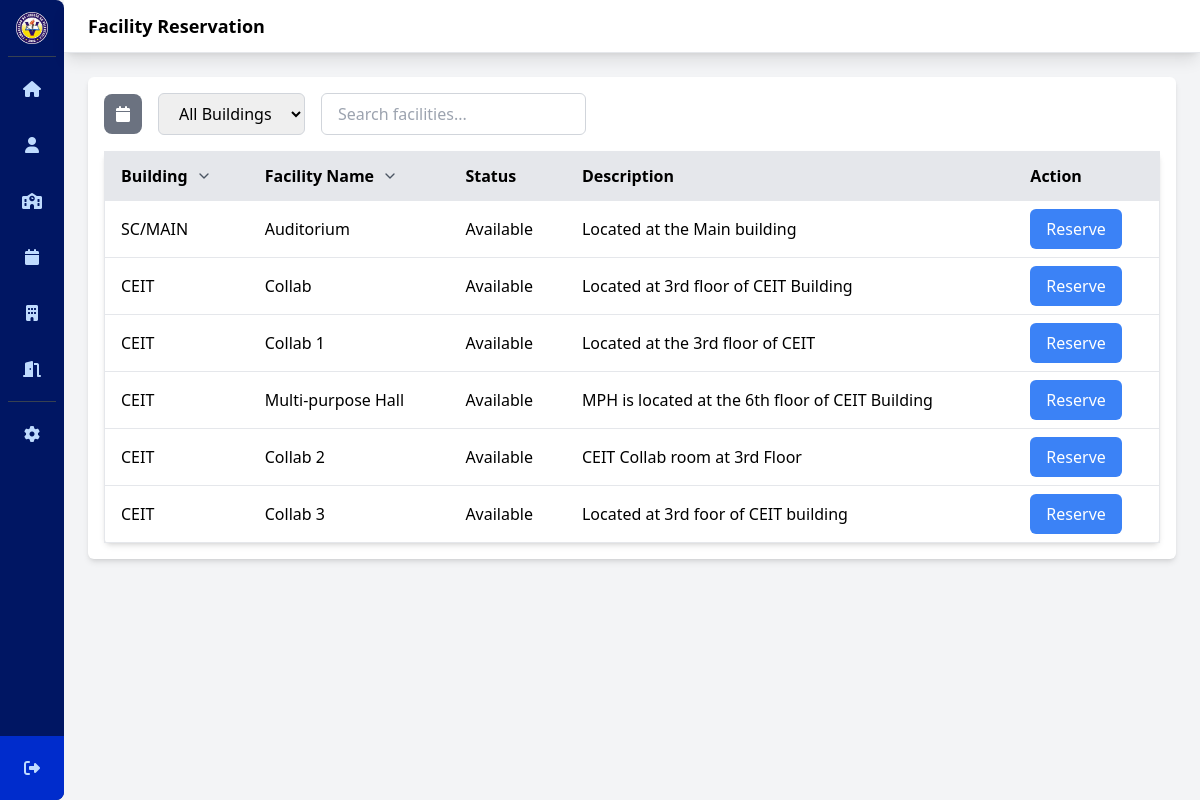
The page /facilityReservation.php (signed in) on the database its author committed.
### tables this page shows
CREATE TABLE `facilities` (
  `id` int(11) NOT NULL,
  `facility_name` varchar(255) NOT NULL,
  `building` varchar(255) DEFAULT NULL,
  `status` varchar(255) DEFAULT NULL,
  `descri` varchar(255) DEFAULT NULL
);

### facilityReservation.php (the view, shortened to what this page needs)
<?php
    include_once 'database/config.php';
    $facility_sql = "SELECT * FROM facilities where status = 'Available'";
    $facility_result = $conn->query($facility_sql);
?>
    <!DOCTYPE html>
    <html lang="en">
    <head>
        <link rel="stylesheet" href="css/style.css">
</head>
<body>
    <div class="flex h-screen bg-gray-100">
        <div id="sidebar-container">
            <?php include 'sidebar.php'; ?>
        </div>
        <div class="flex flex-col flex-1">
            <header class="bg-white shadow-lg">
                <div class="flex items-center justify-between px-6 py-3 border-b">
                    <h2 class="text-lg font-semibold">Facility Reservation</h2>
                </div>
            </header>
        <main class="flex-1 p-6 overflow-y-auto">
            <div class="bg-white p-4 rounded-md shadow-md mb-6">
                <div class="flex items-center space-x-4 mb-4">
                    <div id="facility-reservations" title="Reservations">
                        <button id="view-reservations-btn" onclick="window.history.back()" class="px-3 py-2 bg-gray-500 text-white rounded-lg hover:bg-gray-600 transition duration-150 ease-in-out">
                            <i class="fa-solid fa-calendar"></i>
                        </button>
                    </div>
                    <select id="buildingSelect" class="px-4 py-2 border border-gray-300 rounded-md" onchange="filterFacilities()">
                        <option value="">All Buildings</option>
                    </select>
                    <input type="text" id="searchInput" class="px-4 py-2 border border-gray-300 rounded-md" placeholder="Search facilities..." onkeyup="filterFacilities()">
                </div>
                    <table id="facilityTable" class="min-w-full bg-white rounded-md shadow-md border border-gray-200" data-sort-order="asc">
                        <thead>
                            <tr class="bg-gray-200 border-b">
                                <th class="py-3 px-4 text-left cursor-pointer hover:bg-gray-100" onclick="sortTable(0)">
                                    <span class="flex items-center">Building
                                        <svg class="w-4 h-4 ml-2 text-gray-600" fill="none" viewBox="0 0 24 24" stroke="currentColor">
                                            <path stroke-linecap="round" stroke-linejoin="round" stroke-width="2" d="M6 9l6 6 6-6"></path>
                                        </svg>
                                    </span>
                                </th>
                                <th class="py-3 px-4 text-left cursor-pointer hover:bg-gray-100" onclick="sortTable(1)">
                                    <span class="flex items-center">Facility Name
                                        <svg class="w-4 h-4 ml-2 text-gray-600" fill="none" viewBox="0 0 24 24" stroke="currentColor">
                                            <path stroke-linecap="round" stroke-linejoin="round" stroke-width="2" d="M6 9l6 6 6-6"></path>
                                        </svg>
                                    </span>
                                </th>
                                <th class="py-3 px-4 text-left">
                                    <span class="flex items-center">Status</span>
                                </th>
                                <th class="py-3 px-4 text-left">
                                    <span class="flex items-center">Description</span>
                                </th>
                                <th class="py-3 px-4 text-left">Action</th>
                            </tr>
                        </thead>
                    <tbody class="divide-y divide-gray-200">
                        <?php if ($facility_result->num_rows > 0): ?>
                            <?php while ($row = $facility_result->fetch_assoc()): ?>
                                <tr class="<?php echo $row['status'] === 'Unavailable' ? 'text-red-600 bg-gray-100' : ''; ?>">
                                    <td class="py-2 px-4 facility-building"><?php echo htmlspecialchars($row['building']); ?></td>
                                    <td class="py-2 px-4 facility-name"><?php echo htmlspecialchars($row['facility_name']); ?></td>
                                    <td class="py-2 px-4"><?php echo htmlspecialchars($row['status']); ?></td>
                                    <td class="py-2 px-4"><?php echo htmlspecialchars($row['descri']); ?></td>
                                    <td class="py-2 px-4">
                                        <?php if ($row['status'] !== 'Unavailable'): ?>
                                            <button onclick="showReservationForm('<?php echo htmlspecialchars($row['facility_name']); ?>')" class="bg-blue-500 text-white rounded-md px-4 py-2 hover:bg-blue-600">Reserve</button>
                                        <?php endif; ?>
                                    </td>
                                </tr>
                            <?php endwhile; ?>
                        <?php else: ?>
                            <tr>
                                <td colspan="5" class="text-center py-4">No facilities found</td>
                            </tr>
                        <?php endif; ?>
                    </tbody>
                </table>
            </div>
        </main>
    </div>
    </body>
    </html>

### rows shown on the page
facilities: building "SC/MAIN", facility_name "Auditorium", status "Available", descri "Located at the Main building"
facilities: building "CEIT", facility_name "Collab", status "Available", descri "Located at 3rd floor of CEIT Building"
facilities: building "CEIT", facility_name "Collab 1", status "Available", descri "Located at the 3rd floor of CEIT"
facilities: building "CEIT", facility_name "Multi-purpose Hall", status "Available", descri "MPH is located at the 6th floor of CEIT Building"
facilities: building "CEIT", facility_name "Collab 2", status "Available", descri "CEIT Collab room at 3rd Floor"
facilities: building "CEIT", facility_name "Collab 3", status "Available", descri "Located at 3rd foor of CEIT building"
